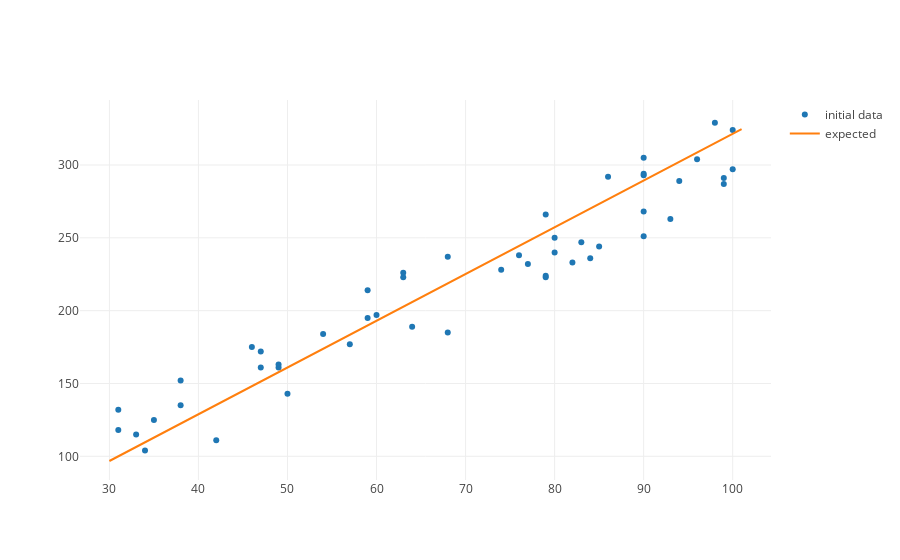

Notebook source saved alongside this figure:
### Markdown cell above
And because we do not retrain our model -- we already did that -- we use the same model to predict the future amounts of customers.

### Code cell
data_trace = trace_values(new_random_temperatures, new_noisy_customers, name = 'initial data')

plot([data_trace, model_trace])

### Figure 1 — Plotly figure (JSON) as saved in the notebook; plotly's stock layout.template omitted (floating-point values rounded to 4 significant figures)
{"data": [{"mode": "markers", "name": "initial data", "text": [], "type": "scatter", "uid": "3ed7c0d6-914b-4d11-a9cd-3a0263efcee2", "x": [60, 99, 46, 77, 90, 38, 31, 90, 63, 100, 59, 54, 90, 99, 100, 90, 80, 49, 59, 49, 96, 79, 31, 38, 50, 35, 68, 33, 64, 90, 79, 84, 80, 86, 47, 76, 42, 34, 47, 93, 57, 63, 85, 68, 83, 94, 79, 74, 98, 82], "y": [197, 291, 175, 232, 293, 152, 132, 251, 223, 297, 195, 184, 294, 287, 324, 305, 240, 161, 214, 163, 304, 223, 118, 135, 143, 125, 237, 115, 189, 268, 224, 236, 250, 292, 161, 238, 111, 104, 172, 263, 177, 226, 244, 185, 247, 289, 266, 228, 329, 233]}, {"mode": "lines", "name": "expected", "text": [], "type": "scatter", "uid": "4faa19ab-8cb2-41e5-bcca-e5f0778a41fc", "x": [47, 38, 62, 45, 93, 87, 90, 78, 56, 42, 92, 33, 79, 85, 30, 87, 64, 59, 43, 70, 33, 32, 33, 99, 31, 78, 57, 84, 33, 97, 58, 86, 93, 100, 59, 74, 59, 58, 88, 67, 32, 83, 101, 42, 53, 67, 45, 72, 94, 84], "y": [151.3, 122.4, 199.4, 144.9, 298.9, 279.7, 289.3, 250.8, 180.2, 135.3, 295.7, 106.4, 254.0, 273.2, 96.78, 279.7, 205.9, 189.8, 138.5, 225.1, 106.4, 103.2, 106.4, 318.2, 99.99, 250.8, 183.4, 270.0, 106.4, 311.7, 186.6, 276.4, 298.9, 321.4, 189.8, 237.9, 189.8, 186.6, 282.9, 215.5, 103.2, 266.8, 324.6, 135.3, 170.6, 215.5, 144.9, 231.5, 302.1, 270.0]}], "layout": {"autosize": true, "xaxis": {"autorange": true, "range": [26.75, 104.3], "type": "linear"}, "yaxis": {"autorange": true, "range": [83.67, 345.7], "type": "linear"}}}
